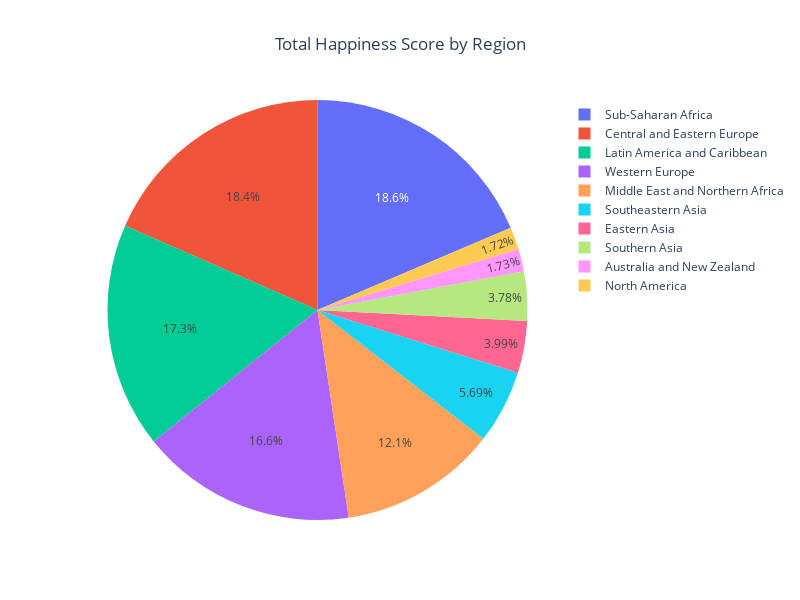

Source (notebook cell):
### Markdown cell above
Write a Plotly code that creates a pie chart named fig4 to present Happiness Score by Region attributes of dataframe df.

### Code cell
# Calculate total happiness score by region
happiness_by_region = df.groupby('Region')['Happiness Score'].sum().reset_index()

# Create pie chart
fig4 = px.pie(happiness_by_region, 
              values='Happiness Score', 
              names='Region',
              title='Total Happiness Score by Region')

# Update layout for better visualization
fig4.update_layout(
    title_x=0.5,
    width=800,
    height=600
)

# Show the plot
fig4.show()

# Display the data for verification
print("Total Happiness Score by Region:")
print(happiness_by_region.sort_values('Happiness Score', ascending=False))

### Figure 1 — Plotly figure (JSON) as saved in the notebook; plotly's stock layout.template omitted (floating-point values rounded to 4 significant figures)
{"data": [{"domain": {"x": [0, 1], "y": [0, 1]}, "hovertemplate": "Region=%{label}<br>Happiness Score=%{value}<extra></extra>", "labels": ["Australia and New Zealand", "Central and Eastern Europe", "Eastern Asia", "Latin America and Caribbean", "Middle East and Northern Africa", "North America", "Southeastern Asia", "Southern Asia", "Sub-Saharan Africa", "Western Europe"], "legendgroup": "", "name": "", "showlegend": true, "type": "pie", "values": [14.65, 155.8, 33.74, 146.4, 102.3, 14.51, 48.05, 31.94, 157.2, 140.4]}], "layout": {"height": 600, "legend": {"tracegroupgap": 0}, "title": {"text": "Total Happiness Score by Region", "x": 0.5}, "width": 800}}
